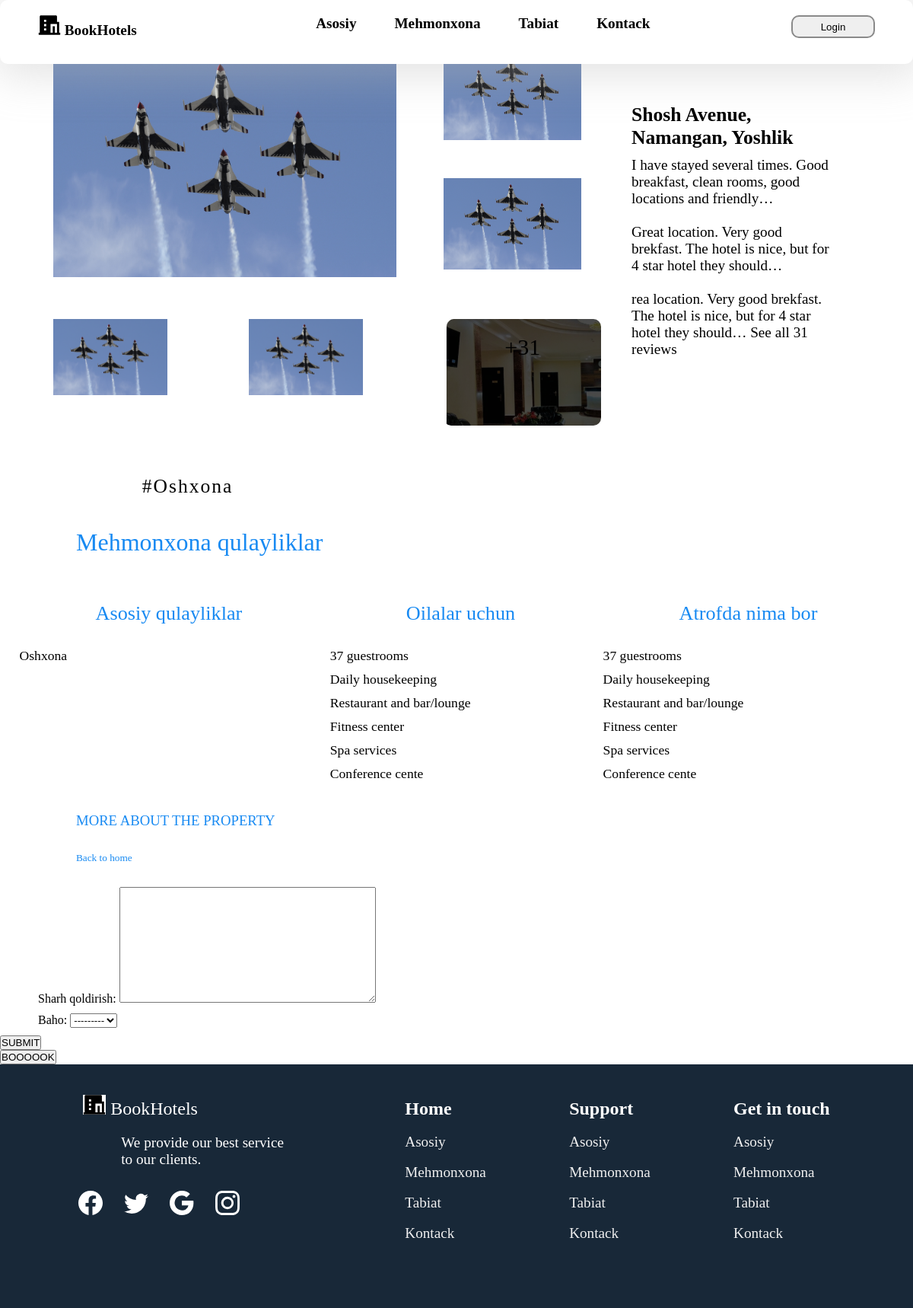
The page /2/hotel_detail/ (signed in) on the database its author committed.
### Site/models.py (models this page shows, shortened)
class Hotel(models.Model):
    id = models.AutoField(primary_key=True, unique=True)
    name = models.CharField(max_length=150, verbose_name='ism')
    state = models.CharField(max_length=100, verbose_name='viloyat')
    city = models.CharField(max_length=100, verbose_name='tuman')
    street = models.CharField(max_length=200, verbose_name='manzil')
    image = models.ImageField(upload_to='images', verbose_name='rasm')
    agent_name = models.ForeignKey('Agent', on_delete=models.CASCADE, null=False, verbose_name='ishchi')
    types = models.ManyToManyField('Room_type', verbose_name='xonalar turi')
    comforts_list = models.ManyToManyField('Comforts', verbose_name='qulayliklar')
    rating = models.ManyToManyField('Rating', verbose_name='reyting')
    distance = models.ManyToManyField('Distance', verbose_name='markazdan masofa')
    grade = models.ManyToManyField('Grading', verbose_name='baho', blank=True)
    additional = models.ManyToManyField('Additional', verbose_name="Qo'shimcha hizmatlar")
    room_comforts = models.ManyToManyField('Room_comforts', verbose_name='Xonadagi qulayliklar')
    about = models.TextField(verbose_name='mehmonhona haqida')
    average = models.FloatField(verbose_name="o'rtacha baho")
    viewed = models.ManyToManyField(People, blank=True, verbose_name="ko'rilgan")
    viewed_count = models.IntegerField(blank=True, verbose_name="ko'rilgan soni")
    rooms = models.ManyToManyField('Room', verbose_name='honalar')
    booked_rooms = models.ManyToManyField('Booking', verbose_name='zakaz honalar', blank=True)

class Comforts(models.Model):
    id = models.AutoField(primary_key=True, unique=True)
    name = models.CharField(max_length=200)
    def __str__(self):
        return f"{self.name}"

class Additional(models.Model):
    id = models.AutoField(primary_key=True, unique=True)
    name = models.CharField(max_length=200)
    def __str__(self):
        return f"{self.name}"

### Site/views.py (the view, shortened to what this page needs)
# urls.py: path('<int:pk>/hotel_detail/', views.hotel_details, name='hotel-detail'),
def hotel_details(request, pk):
    user = request.user
    form = AddGrading()
    post = Hotel.objects.get(pk=pk)
    post.viewed.add(user)
    post.viewed_count = post.viewed.count()
    post.save()
    return render(request, 'Site/card_page.html', {'post': post, 'form':form})

### Site/forms.py
class AddGrading(forms.ModelForm):
    class Meta:
        model = Grading
        fields = ('review_text', 'grade')

### templates/Site/card_page.html (shortened to what this page needs)
{% extends 'Site/base.html' %}
{% load static %}
{% block content %}
<link rel="stylesheet" href="{% static 'css/card_page.css' %}">
<body>
    <nav id="qwer1">
        <div class="navbar ">
          <div class="brend">
            BookHotels
          </div>
          <div class="links">
            <ul>
              <li>Asosiy</li>
              <li>Mehmonxona</li>
              <li>Tabiat</li>
              <li>Kontack</li>
            </ul>
          </div>
          <div class="login">
            <a href="{% url 'signup' %}"><button>Login</button></a>
          </div>
        </div>
    </nav>
    <br><br><br>
    <div class="containr">
        <main>
            <div class="main_carusel">
                <img src="{{ post.image.url }}" class='item_1' >
                <img src="{{ post.image.url }}" class='item_2' >
                <img src="{{ post.image.url }}" class='item_3' >
                <img src="{{ post.image.url }}" class='item_4' >
                <img src="{{ post.image.url }}" class='item_5' >
                <div onclick="open()"  class="main_carusel__item item_6">+31</div>
            </div>
            <div class="main_info">
                <div class="card_info ">
                  <br><br><br><br>
                    <h1 class=" card_info_h1 ">
                      {{ post.name }}, {{ post.state }}, {{ post.street }}
                    </h1>
                    <p>
                      I have stayed several times. Good breakfast, clean rooms, good locations and friendly…
                      <br><br>
                      Great location. Very good brekfast. The hotel is nice, but for 4 star hotel they should…
                      <br> <br>
                      rea location. Very good brekfast. The hotel is nice, but for 4 star hotel they should…
                      See all 31 reviews
                    </p>
                </div>
            </div>
        </main>
    </div>
    <div class="main_heshteg">
        {% for comfort in post.comforts_list.all %}
        <h1>
          #{{ comfort }}
        </h1>
        {% endfor %}
    </div>
    <div class="conveniences">
      <h1>Mehmonxona qulayliklar</h1>
        <div class="conveniences_item">
                <ul class="mb-5"> <h3>
                 Asosiy qulayliklar
                </h3>
                {% for additional in post.additional.all %}
                 <li>
                     {{ additional }}
                 </li>
                {% endfor %}
                </ul>
                <ul> <h3>
                 Oilalar uchun
                </h3>
                <li>
                 37 guestrooms
                 </li>
                 <li>
                     Daily housekeeping
                 </li>
                 <li>
                     Restaurant and bar/lounge
                 </li>
                 <li>
                     Fitness center
                 </li>
                 <li>
                     Spa services
                 </li>
                 <li>
                     Conference cente
                 </li>
                </ul>
                <ul> <h3>
                 Atrofda nima bor
                </h3>
                <li>
                 37 guestrooms
                 </li>
                 <li>
                     Daily housekeeping
                 </li>
                 <li>
                     Restaurant and bar/lounge
                 </li>
                 <li>
                     Fitness center
                 </li>
                 <li>
                     Spa services
                 </li>
                 <li>
                     Conference cente
                 </li>
                </ul>
        </div>
        <h3>
          MORE ABOUT THE PROPERTY
        </h3>
        <h5>
          Back to home
        </h5>
        <form method="post"> {% csrf_token %}
            {{ form.as_p }}
          <button type="submit">SUBMIT</button>
        </form>
        <a href="{% url 'booking' pk=post.id %}"><button>BOOOOOK</button></a>
    </div>
      <footer>
        <div class="footer_flex">
          <div class="item">
            <div class="brend">
              BookHotels
              <p>
                We provide our best service <br> to our clients.
              </p>
            </div>
            <div class="icon">
              <ul>
                <li>
                </li>
                <li>
                </li>
                <li>
                </li>
                <li>
                </li>
              </ul>
            </div>
          </div>
          <div class="item">
            <div class="footer_home">
              <ul class="footer_link">
                <h2>Home</h2>
                <li>Asosiy</li>
                <li>Mehmonxona</li>
                <li>Tabiat</li>
                <li>Kontack</li>
              </ul>
            </div>
          </div>
          <div class="item">
            <div class="footer_Support">
              <ul class="footer_link">
                <h2>Support</h2>
                <li>Asosiy</li>
                <li>Mehmonxona</li>
                <li>Tabiat</li>
                <li>Kontack</li>
              </ul>
            </div>
          </div>
          <div class="item">
            <div class="footer_Get">
              <ul class="footer_link">
                <h2>Get in touch</h2>
                <li>Asosiy</li>
                <li>Mehmonxona</li>
                <li>Tabiat</li>
                <li>Kontack</li>
              </ul>
            </div>
          </div>
        </div>
      </footer>
</body>
{% endblock content %}

### static/css/main.css (style rules this page uses)
* { margin: 0; padding: 0; }
.navbar { padding-top: 10px; width: 100%; height: 8vh; display: flex; justify-content: space-between; text-align: center; font-size: 1.2rem; vertical-align: middle; font-family: 'Montserrat'; font-weight: bold; padding-top: 20px; position: fixed; z-index: 6544; background-color: #fff ; box-shadow: 3px 5px 56px 10px rgb(187 187 187 / 41%); border-radius: 10px; }
.navbar .brend { padding-left: 50px; }
.navbar .login { margin-right: 50px; }
.links ul { list-style-type:none ; }
.links ul li { float: left; margin-left: 50px; }
.login button { width: 110px; height: 30px; border: 2px solid #8A8A8A; box-sizing: border-box; border-radius: 10px; }
footer { width: 100%; height: 40vh; background-color: rgba(24, 40, 56, 1); }
.footer_flex { color: #fff; display: flex; flex-wrap: wrap; justify-content: space-evenly; padding-top: 40px; }
.footer_link { list-style-type: none; ; }
.footer_link li { margin-top: 10px; font-family: 'Montserrat'; font-style: normal; font-weight: 500; font-size: 1.2rem; line-height: 30px; color: #F0F0F0; }
.footer_link h2 { font-family: 'Montserrat'; font-style: normal; font-weight: 700; font-size: 1.5rem; line-height: 37px; }
.footer_flex .item .brend { font-size: 1.5rem; }
.footer_flex .item .brend p { font-size: 1.2rem; font-family: 'Montserrat'; padding-top: 10px; }
.footer_flex .item .icon ul { list-style-type: none; padding-top: 20px; margin-left: -30px; }
.footer_flex .item .icon ul li { float: left; margin-left: 20px; }
.footer_flex .item .icon ul li svg { width: 2.5rem; height: 2rem; }

### static/css/card_page.css (style rules this page uses)
main { width: 100%; height: 70vh; display: grid; grid-template-columns: 60% 30%; justify-content: center; }
.main_heshteg { display: grid; grid-template-columns: auto auto auto auto auto; justify-content: space-evenly; }
.main_heshteg h1 { font-family: 'Kotta One'; font-style: normal; font-weight: 400; font-size: 1.6rem; margin: 10px; line-height: 30px; letter-spacing: 2px; }
.conveniences_item { display: grid; grid-template-columns: auto auto auto ; justify-content: space-evenly; margin: 10px; }
.conveniences_item ul { list-style-type: none; }
.conveniences_item ul { font-size: 1.4rem; font-weight: bold; }
.conveniences_item ul li { list-style-type: none; font-size: 1.1rem; font-family: 'Montserrat'; font-weight: 200; margin: 10px 0; }
.conveniences h1 ,h3, h5 { margin:30px 100px; color: #188AF2; font-family: 'Montserrat'; font-weight: 100; }
.main_carusel { display: grid; gap: 10px; padding: 10px; width: 100%; }
.main_carusel .main_carusel__item { text-align: center; padding: 20px; font-size: 30px; border-radius: 10px; }
.main_info .card_info { width: 100%; }
.main_info .card_info h1, p { margin: 10px 50px; }
.main_info .card_info h1 { font-size: 1.6rem; }
.main_info .card_info p { font-size: 1.2rem; }
.item_1 { grid-column: 1 / span 2; grid-row: 1; height: 300px; background-size: cover; }
.item_2 { grid-column: 3; grid-row: 1 / span 2; height: 120px; background-image: url(/static/img/Rectangle\ 35.png); background-size: cover; }
.item_3 { grid-column: 3; grid-row: 1 / span 2; height: 120px; margin-top: 170px; background-image: url(/static/img/Rectangle\ 37.png); background-size: cover; }
.item_4 { grid-column: 1 ; grid-row: 2; height: 100px; background-image: url(./img/Rectangle\ 36.png); }
.item_5 { grid-column: 2 ; grid-row: 2; height: 100px; background-image: url(./img/Rectangle\ 36.png); }
.item_6 { filter: brightness(30%); grid-column: 3 ; grid-row: 2; height: 100px; background-image: url(./img/Rectangle\ 36.png); }

### rows shown on the page
Hotel: image (picture), name "Shosh Avenue", state "Namangan", street "Yoshlik"
Comforts: name "Oshxona"
Additional: name "Oshxona"
